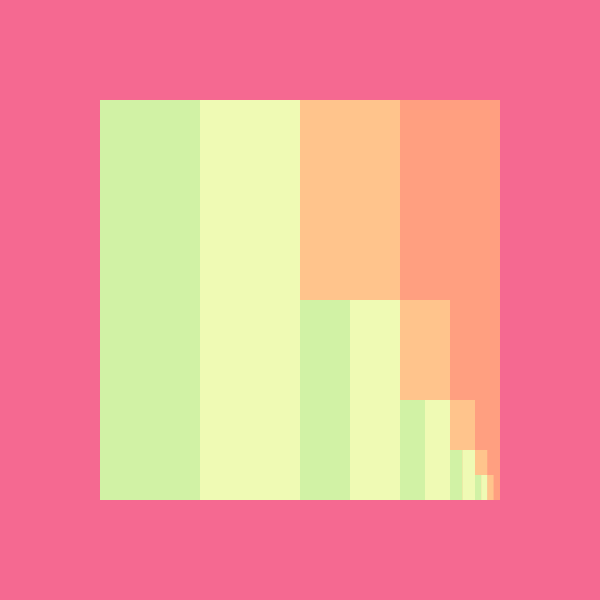
Frame 1 (no input)
Frame 2 (the mouse pressed at the canvas centre, redrawn once): identical to frame 1, image omitted

The Processing sketch that drew this single still picture (run headless with seeded random() and noise(); the mouse was pressed at the canvas centre and the sketch redrawn once):

// Processing sketch: processing_101120
// ── processing_101120.pde

/*
Based of of ramayac's Futurismo
Refactored a bit of his code and used a recursive strategy.
*/
 
int superCounter = 0;

void setup() {
  size(600,600);
  smooth();
  noLoop();
}

void draw() {
  background(#F56991);
  stroke(255);
  noStroke();
  square(100,500,100,500,5);
}

void square(float x1, float x2, float y1, float y2, int counter) {
  if (counter == 0) {
    return;
  }
  float iWidth = (x2 - x1)/4;
  float iHeight = (y2 - y1);
  color[] colors = {#D1F2A5, #EFFAB4, #FFC48C, #FF9F80};
  for(int i = 0; i <= 3; i ++) {
    fill(colors[i]);
    rect(x1 + i * iWidth, y1, iWidth, iHeight);
  }
  counter --;
  float recX1 = x1 + (x2 - x1)/2;
  float recY1 = y1 + (y2 - y1)/2;
  square(recX1, x2, recY1, y2, counter);
}
